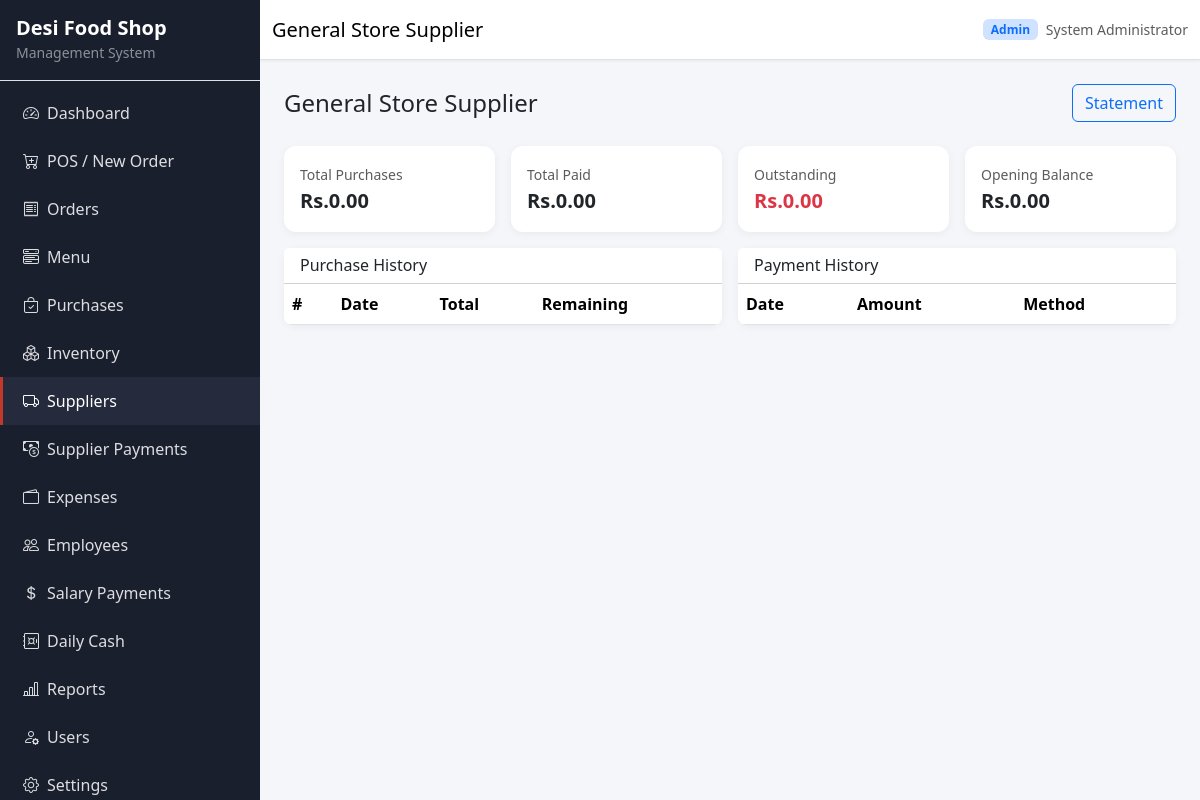
The app's page /suppliers/view.php?id=1 (signed in) with its own data.
### tables this page shows
CREATE TABLE suppliers (
    id INT UNSIGNED AUTO_INCREMENT PRIMARY KEY,
    name VARCHAR(150) NOT NULL,
    contact_person VARCHAR(100),
    phone VARCHAR(20),
    address TEXT,
    opening_balance DECIMAL(10,2) NOT NULL DEFAULT 0.00,
    status ENUM('active', 'inactive') NOT NULL DEFAULT 'active',
    created_at TIMESTAMP DEFAULT CURRENT_TIMESTAMP,
    updated_at TIMESTAMP DEFAULT CURRENT_TIMESTAMP ON UPDATE CURRENT_TIMESTAMP,
    INDEX idx_suppliers_status (status)
);

CREATE TABLE users (
    id INT UNSIGNED AUTO_INCREMENT PRIMARY KEY,
    username VARCHAR(50) NOT NULL UNIQUE,
    password VARCHAR(255) NOT NULL,
    full_name VARCHAR(100) NOT NULL,
    role ENUM('admin', 'staff') NOT NULL DEFAULT 'staff',
    status ENUM('active', 'inactive') NOT NULL DEFAULT 'active',
    created_at TIMESTAMP DEFAULT CURRENT_TIMESTAMP,
    updated_at TIMESTAMP DEFAULT CURRENT_TIMESTAMP ON UPDATE CURRENT_TIMESTAMP,
    INDEX idx_users_role (role),
    INDEX idx_users_status (status)
);

### includes/functions.php (called while the page is built, shortened)
<?php
require_once BASE_PATH . '/config/database.php';
function e(?string $value): string
{
    return htmlspecialchars((string) $value, ENT_QUOTES, 'UTF-8');
}
function url(string $path = ''): string
{
    return BASE_URL . '/' . ltrim($path, '/');
}
function asset(string $path): string
{
    return BASE_URL . '/assets/' . ltrim($path, '/');
}
function format_money(float|string $amount): string
{
    $symbol = get_setting('currency_symbol', 'Rs.');
    return $symbol . number_format((float) $amount, 2);
}
function get_setting(string $key, string $default = ''): string
{
    global $pdo;
    static $cache = [];
    if (isset($cache[$key])) {
        return $cache[$key];
    }
    $stmt = $pdo->prepare('SELECT setting_value FROM settings WHERE setting_key = ? LIMIT 1');
    $stmt->execute([$key]);
    $value = $stmt->fetchColumn();
    $cache[$key] = $value !== false ? (string) $value : $default;
    return $cache[$key];
}
function get_supplier_outstanding(int $supplierId): float
{
    global $pdo;
    $stmt = $pdo->prepare('SELECT opening_balance FROM suppliers WHERE id = ?');
    $stmt->execute([$supplierId]);
    $opening = (float) $stmt->fetchColumn();
    $stmt = $pdo->prepare('SELECT COALESCE(SUM(grand_total), 0) FROM purchases WHERE supplier_id = ?');
    $stmt->execute([$supplierId]);
    $purchases = (float) $stmt->fetchColumn();
    $stmt = $pdo->prepare('SELECT COALESCE(SUM(amount), 0) FROM supplier_payments WHERE supplier_id = ?');
    $stmt->execute([$supplierId]);
    $paid = (float) $stmt->fetchColumn();
    return $opening + $purchases - $paid;
}

### includes/auth.php (called while the page is built, shortened)
<?php
function current_user(): ?array
{
    global $pdo;
    static $user = null;
    if ($user === null) {
        $stmt = $pdo->prepare('SELECT id, username, full_name, role, status FROM users WHERE id = ? AND status = ? LIMIT 1');
        $stmt->execute([$_SESSION['user_id'], 'active']);
        $user = $stmt->fetch() ?: null;
    }
    return $user;
}

### includes/init.php (called while the page is built, shortened)
<?php
require_once dirname(__DIR__) . '/includes/functions.php';
require_once dirname(__DIR__) . '/includes/auth.php';
$user = current_user();
$shopName = get_setting('shop_name', APP_NAME);

### suppliers/view.php (the view, shortened to what this page needs)
<?php
require_once dirname(__DIR__) . '/includes/init.php';
$id = (int) ($_GET['id'] ?? 0);
$stmt = $pdo->prepare('SELECT * FROM suppliers WHERE id = ?');
$stmt->execute([$id]);
$supplier = $stmt->fetch();
$pageTitle = $supplier['name'];
$stmt = $pdo->prepare('SELECT * FROM purchases WHERE supplier_id = ? ORDER BY purchase_date DESC');
$stmt->execute([$id]);
$purchases = $stmt->fetchAll();
$stmt = $pdo->prepare('SELECT sp.*, u.full_name FROM supplier_payments sp LEFT JOIN users u ON u.id = sp.created_by WHERE sp.supplier_id = ? ORDER BY sp.payment_date DESC');
$stmt->execute([$id]);
$payments = $stmt->fetchAll();
$totalPurchases = array_sum(array_column($purchases, 'grand_total'));
$totalPaid = array_sum(array_column($payments, 'amount'));
$outstanding = get_supplier_outstanding($id);
require BASE_PATH . '/includes/header.php';
?>
<div class="page-header">
    <h4 class="mb-0"><?= e($supplier['name']) ?></h4>
    <a href="<?= url('reports/supplier_statement.php?supplier_id=' . $id) ?>" class="btn btn-outline-primary">Statement</a>
</div>
<div class="row g-3 mb-3">
    <div class="col-md-3"><div class="card"><div class="card-body"><small class="text-muted">Total Purchases</small><div class="fs-5 fw-bold"><?= format_money($totalPurchases) ?></div></div></div></div>
    <div class="col-md-3"><div class="card"><div class="card-body"><small class="text-muted">Total Paid</small><div class="fs-5 fw-bold"><?= format_money($totalPaid) ?></div></div></div></div>
    <div class="col-md-3"><div class="card"><div class="card-body"><small class="text-muted">Outstanding</small><div class="fs-5 fw-bold text-danger"><?= format_money($outstanding) ?></div></div></div></div>
    <div class="col-md-3"><div class="card"><div class="card-body"><small class="text-muted">Opening Balance</small><div class="fs-5 fw-bold"><?= format_money($supplier['opening_balance']) ?></div></div></div></div>
</div>
<div class="row g-3">
    <div class="col-lg-6">
        <div class="card"><div class="card-header bg-white"><h6 class="mb-0">Purchase History</h6></div>
        <div class="table-responsive"><table class="table mb-0"><thead><tr><th>#</th><th>Date</th><th>Total</th><th>Remaining</th></tr></thead></table></div></div>
    </div>
    <div class="col-lg-6">
        <div class="card"><div class="card-header bg-white"><h6 class="mb-0">Payment History</h6></div>
        <div class="table-responsive"><table class="table mb-0"><thead><tr><th>Date</th><th>Amount</th><th>Method</th></tr></thead></table></div></div>
    </div>
</div>
<?php require BASE_PATH . '/includes/footer.php'; ?>

### includes/header.php (shortened to what this page needs)
<!DOCTYPE html>
<html lang="en">
<head>
    <link href="https://cdn.jsdelivr.net/npm/bootstrap@5.3.3/dist/css/bootstrap.min.css" rel="stylesheet">
    <link href="https://cdn.jsdelivr.net/npm/bootstrap-icons@1.11.3/font/bootstrap-icons.min.css" rel="stylesheet">
    <link href="<?= asset('css/style.css') ?>" rel="stylesheet">
</head>
<body>
<div class="app-wrapper">
    <?php require BASE_PATH . '/includes/sidebar.php'; render_sidebar($activeMenu, $user); ?>
                <?php
                require_once BASE_PATH . '/includes/sidebar.php';
                ?>
    <div class="main-content">
        <nav class="top-navbar navbar navbar-expand-lg bg-white border-bottom sticky-top">
            <div class="container-fluid">
                <span class="navbar-brand mb-0 h1 fs-5"><?= e($pageTitle) ?></span>
                <div class="ms-auto d-flex align-items-center gap-2">
                    <span class="badge bg-primary-subtle text-primary"><?= e(ucfirst($user['role'])) ?></span>
                    <span class="text-muted small d-none d-sm-inline"><?= e($user['full_name']) ?></span>
                </div>
            </div>
        </nav>
        <main class="content-area p-3 p-md-4">

### assets/css/style.css (style rules this page uses)
:root { --sidebar-width: 260px; --primary-color: #c0392b; --primary-dark: #922b21; --sidebar-bg: #1a1f2e; --sidebar-hover: #252b3d; --body-bg: #f4f6f9; }
* { box-sizing: border-box; }
body { font-family: 'Segoe UI', system-ui, -apple-system, sans-serif; background: var(--body-bg); margin: 0; min-height: 100vh; }
.app-wrapper { display: flex; min-height: 100vh; }
.main-content { flex: 1; margin-left: 0; min-width: 0; }
@media (min-width: 992px) { .main-content { margin-left: var(--sidebar-width); } }
.top-navbar { min-height: 60px; box-shadow: 0 1px 3px rgba(0,0,0,0.06); }
.content-area { min-height: calc(100vh - 60px); }
.card { border: none; border-radius: 12px; box-shadow: 0 2px 8px rgba(0,0,0,0.05); }
.table-responsive { border-radius: 8px; }
.page-header { display: flex; flex-wrap: wrap; align-items: center; justify-content: space-between; gap: 1rem; margin-bottom: 1.5rem; }

### records on screen
suppliers: name "General Store Supplier", opening_balance "Rs.0.00"
users: role "Admin", full_name "System Administrator"

### other values on screen
get_setting('shop_name') "Desi Food Shop"
$item['label'] "Dashboard"
$item['label'] "POS / New Order"
$item['label'] "Orders"
$item['label'] "Menu"
$item['label'] "Purchases"
$item['label'] "Inventory"
$item['label'] "Suppliers"
$item['label'] "Supplier Payments"
$item['label'] "Expenses"
$item['label'] "Employees"
$item['label'] "Salary Payments"
$item['label'] "Daily Cash"
$item['label'] "Reports"
$item['label'] "Users"
